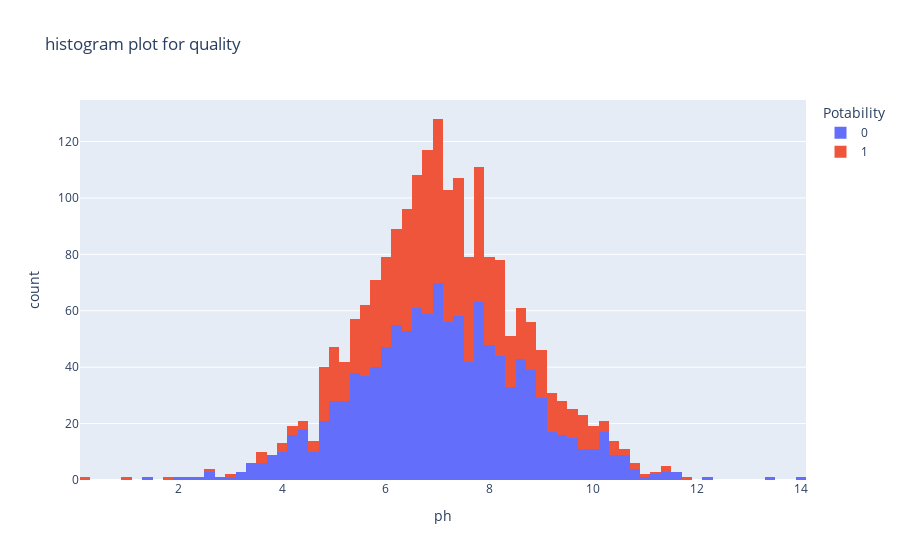

The notebook cell saved with this chart:
### Code cell
figure = px.histogram(data, x ='ph',color='Potability',title = 'histogram plot for quality')
figure.show()

### Figure 1 — Plotly figure (JSON) as saved in the notebook; plotly's stock layout.template omitted (floating-point values rounded to 4 significant figures; data arrays with more than 128 entries replaced by an {"elided": "..."} marker saying what was removed)
{"data": [{"alignmentgroup": "True", "bingroup": "x", "hovertemplate": "Potability=0<br>ph=%{x}<br>count=%{y}<extra></extra>", "legendgroup": "0", "marker": {"color": "#636efa", "pattern": {"shape": ""}}, "name": "0", "offsetgroup": "0", "orientation": "v", "showlegend": true, "type": "histogram", "x": {"elided": "1200 float values"}, "xaxis": "x", "yaxis": "y"}, {"alignmentgroup": "True", "bingroup": "x", "hovertemplate": "Potability=1<br>ph=%{x}<br>count=%{y}<extra></extra>", "legendgroup": "1", "marker": {"color": "#EF553B", "pattern": {"shape": ""}}, "name": "1", "offsetgroup": "1", "orientation": "v", "showlegend": true, "type": "histogram", "x": {"elided": "811 float values"}, "xaxis": "x", "yaxis": "y"}], "layout": {"barmode": "relative", "legend": {"title": {"text": "Potability"}, "tracegroupgap": 0}, "title": {"text": "histogram plot for quality"}, "xaxis": {"anchor": "y", "domain": [0, 1], "title": {"text": "ph"}}, "yaxis": {"anchor": "x", "domain": [0, 1], "title": {"text": "count"}}}}
